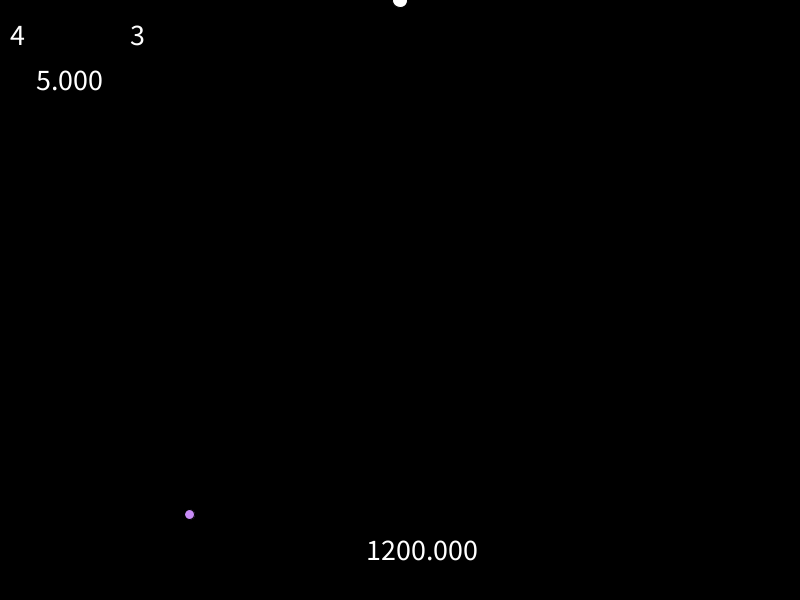
Frame 1 (no input)
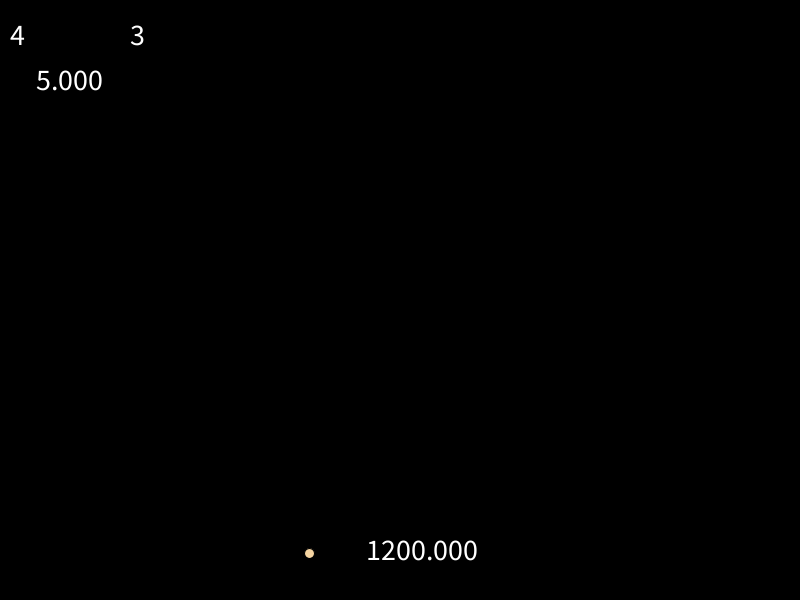
Frame 60 (the mouse pressed at the canvas centre just before this capture)
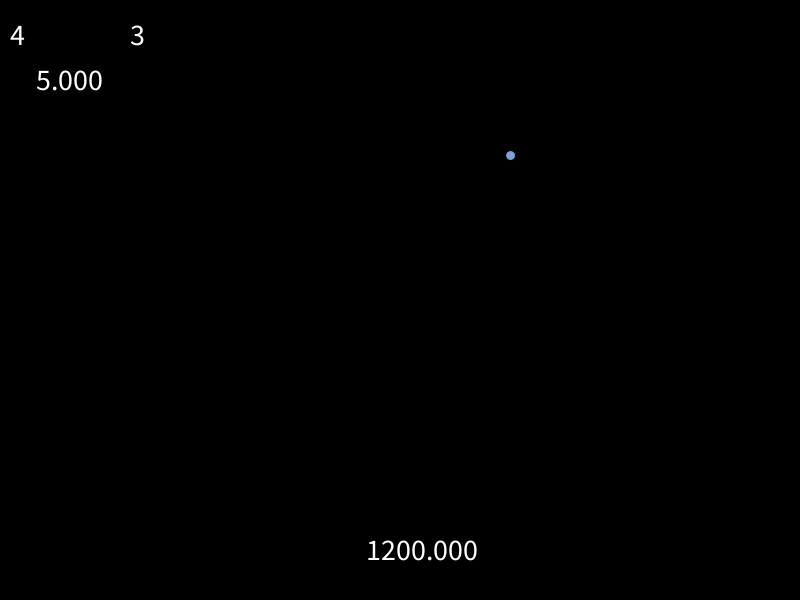
Frame 120 (the mouse held since frame 60 and released just before this capture)

The Processing sketch that drew these frames (run headless with seeded random() and noise(); from frame 60 on, the mouse is pressed at the canvas centre):

// Processing sketch: Functions_Challenge
// ── Functions_Challenge.pde
int x, y; //declare variables
float vo, a, t; 
float vo1, a1, t1;
float cx, cy;
void setup() {
  size(800, 600); //set a size
  x = 4; //initialize variables
  y = 3;
  vo = 0;
  a = 2;
  t = 600;
  vo1 = 0;
  a1 = 2;
  t1 = 0;
  cx = width/2;
  cy = 0;
}
void draw() {
  background(0); //set a background each frame
  ellipse(cx, cy, 15, 15); //draw the ellipse at location
  
  randomCircles(); //draw random circles
  
  cy = cy+vo1; //add a velocity to location
  vo1 = vo1+a1; //add acceleration to velocity

  println(pyth(x, y)); //make sure it works 
  println(kinematic1(vo, a, t)); //make sure it works
  textSize(30); //set text size
  fill(255); //set text fill
  text(x, 10, 45); //draw value for x
  text(y, 130, 45); //draw value for y
  text(pyth(x, y), 30, 90); //draw value for what pyth returns when x and y are inputed
  text(kinematic1(vo, a, t), (width/2)- 40, height-40); //return value for vf when vo, a, and t are inputed
}
// ── Math_Function.pde
float pyth(float a, float b) {
  float c;
  c = sqrt(sq(a)+sq(b));
  return(c);
}
// ── Physics_Function.pde
float kinematic1(float vo, float a, float t) {
  float vf;
  vf = vo + a*t;
  return(vf);
}
// ── Visual_Function.pde
void randomCircles() {
  fill(random(100,255),random(100,255),random(100,255)); //set a random fill
  ellipse(random(width),random(height),10,10); //draw a random circle
}
